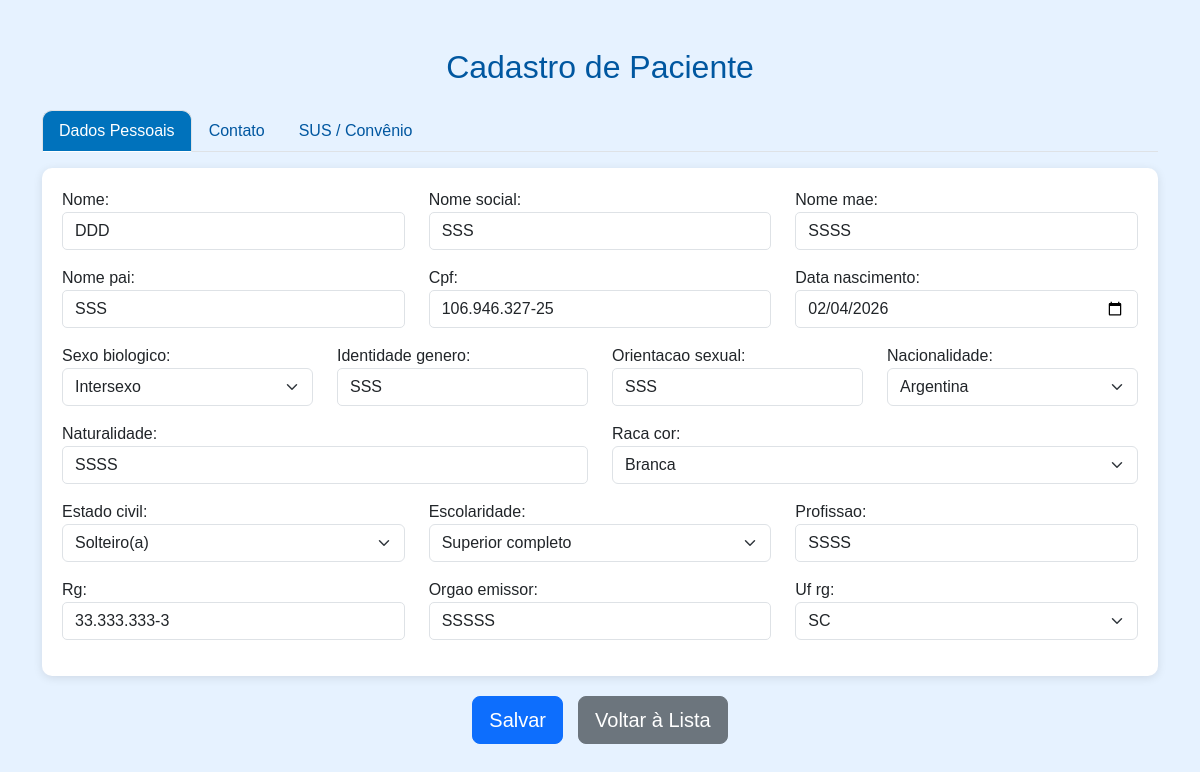
The page /pacientes/4/editar/ (signed in) on the database as committed earlier.
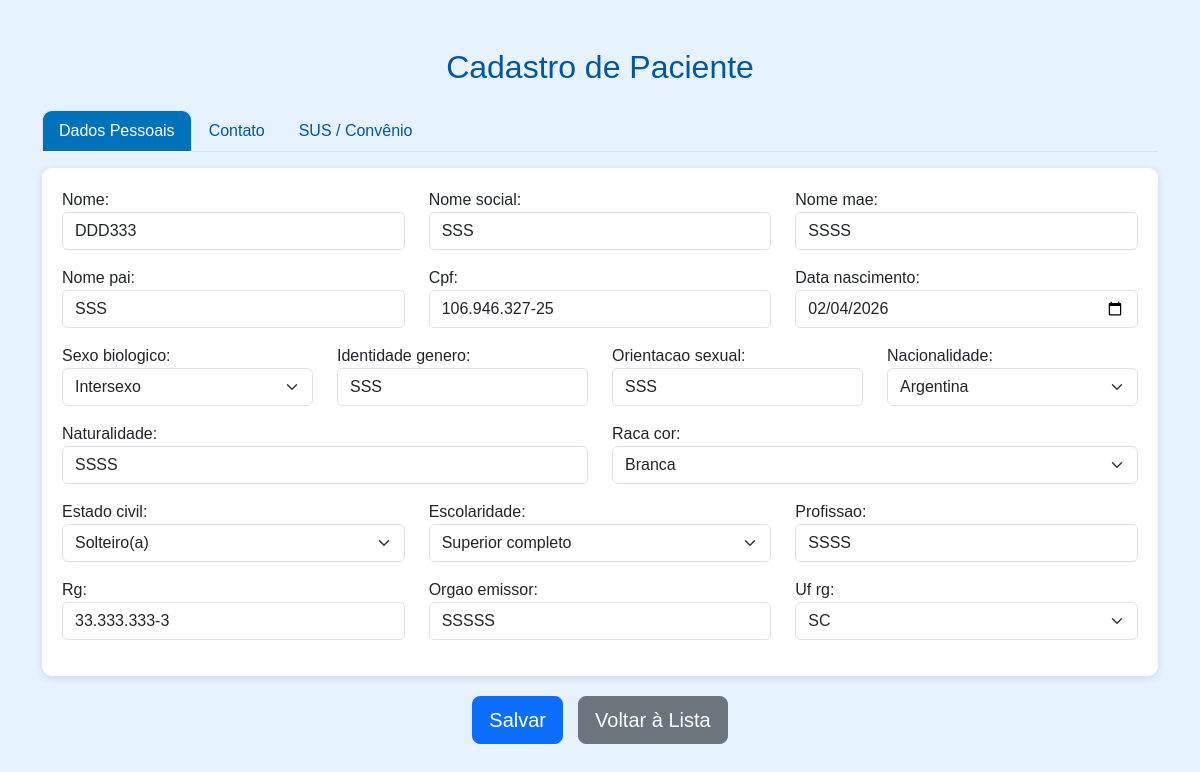
The same page on the database as committed later.
### pacientes/models.py (models this page shows, shortened)
class Paciente(models.Model):
    nome = models.CharField(max_length=100)
    nome_social = models.CharField(max_length=100, blank=True, null=True)
    nome_mae = models.CharField(max_length=100)
    nome_pai = models.CharField(max_length=100, blank=True, null=True)
    cpf = models.CharField(
        max_length=14,
        unique=True,
        validators=[
            RegexValidator(
                r'^\d{3}\.\d{3}\.\d{3}-\d{2}$',
                'CPF inválido! Use XXX.XXX.XXX-XX'
            )
        ]
    )
    data_nascimento = models.DateField()
    SEXO_BIOLOGICO_CHOICES = [
        ('M', 'Masculino'),
        ('F', 'Feminino'),
        ('I', 'Intersexo'),
    ]
    sexo_biologico = models.CharField(max_length=1, choices=SEXO_BIOLOGICO_CHOICES)
    identidade_genero = models.CharField(max_length=50)
    orientacao_sexual = models.CharField(max_length=50)
    NACIONALIDADE_CHOICES = [
        ('BRASILEIRA', 'Brasileira'),
        ('ARGENTINA', 'Argentina'),
        ('BOLIVIANA', 'Boliviana'),
        ('CHILENA', 'Chilena'),
        ('COLOMBIANA', 'Colombiana'),
        ('PARAGUAIA', 'Paraguaia'),
        ('PERUANA', 'Peruana'),
        ('URUGUAIA', 'Uruguaia'),
        ('VENEZUELANA', 'Venezuelana'),
        ('OUTRA', 'Outra'),
    ]
    nacionalidade = models.CharField(
        max_length=20,
        choices=NACIONALIDADE_CHOICES,
        default='BRASILEIRA'
    )
    naturalidade = models.CharField(max_length=100)
    RACA_COR_CHOICES = [
        ('BRANCA', 'Branca'),
        ('PRETA', 'Preta'),
        ('PARDA', 'Parda'),
        ('AMARELA', 'Amarela'),
        ('INDIGENA', 'Indígena'),
    ]
    raca_cor = models.CharField(max_length=10, choices=RACA_COR_CHOICES)
    ESTADO_CIVIL_CHOICES = [
        ('SOLTEIRO', 'Solteiro(a)'),
        ('CASADO', 'Casado(a)'),
        ('DIVORCIADO', 'Divorciado(a)'),
        ('VIUVO', 'Viúvo(a)'),
        ('UNIAO_ESTAVEL', 'União Estável'),
    ]
    estado_civil = models.CharField(max_length=20, choices=ESTADO_CIVIL_CHOICES)
    ESCOLARIDADE_CHOICES = [
        ('SEM_INSTRUCAO', 'Sem instrução'),
        ('FUNDAMENTAL_INCOMPLETO', 'Fundamental incompleto'),
        ('FUNDAMENTAL_COMPLETO', 'Fundamental completo'),
        ('MEDIO_INCOMPLETO', 'Médio incompleto'),
        ('MEDIO_COMPLETO', 'Médio completo'),
        ('SUPERIOR_INCOMPLETO', 'Superior incompleto'),
        ('SUPERIOR_COMPLETO', 'Superior completo'),
        ('POS_GRADUACAO', 'Pós-graduação'),
        ('MESTRADO', 'Mestrado'),
        ('DOUTORADO', 'Doutorado'),
    ]
    escolaridade = models.CharField(max_length=30, choices=ESCOLARIDADE_CHOICES)
    profissao = models.CharField(max_length=50)
    rg = models.CharField(max_length=20)
    orgao_emissor = models.CharField(max_length=10)
    UF_CHOICES = [
        ('AC','AC'), ('AL','AL'), ('AP','AP'), ('AM','AM'),
        ('BA','BA'), ('CE','CE'), ('DF','DF'), ('ES','ES'),
        ('GO','GO'), ('MA','MA'), ('MT','MT'), ('MS','MS'),
        ('MG','MG'), ('PA','PA'), ('PB','PB'), ('PR','PR'),
        ('PE','PE'), ('PI','PI'), ('RJ','RJ'), ('RN','RN'),
        ('RS','RS'), ('RO','RO'), ('RR','RR'), ('SC','SC'),
        ('SP','SP'), ('SE','SE'), ('TO','TO'),
    ]
    uf_rg = models.CharField(max_length=2, choices=UF_CHOICES)
    cep = models.CharField(
        max_length=9,
        validators=[
            RegexValidator(
                r'^\d{5}-\d{3}$',
                'CEP inválido! Use XXXXX-XXX'
            )
        ]
    )
    endereco = models.CharField(max_length=100)
    numero = models.CharField(max_length=10)
    complemento = models.CharField(max_length=50, blank=True, null=True)
    bairro = models.CharField(max_length=50)
    municipio = models.CharField(max_length=50)
    uf = models.CharField(max_length=2, choices=UF_CHOICES)
    ZONA_CHOICES = [
        ('URBANA', 'Urbana'),
        ('RURAL', 'Rural'),
    ]
    zona = models.CharField(max_length=6, choices=ZONA_CHOICES)
    telefone_fixo = models.CharField(
        max_length=15,
        blank=True,
        null=True,
        validators=[
            RegexValidator(
                r'^\(\d{2}\)\s\d{4}-\d{4}$',
                'Telefone inválido! Use (XX) XXXX-XXXX'
            )
        ]
    )
    celular = models.CharField(
        max_length=15,
        validators=[
            RegexValidator(
                r'^\(\d{2}\)\s\d{5}-\d{4}$',
                'Celular inválido! Use (XX) XXXXX-XXXX'
            )
        ]
    )
    whatsapp = models.BooleanField(default=False)
    email = models.EmailField(blank=True, null=True)
    cartao_sus = models.CharField(max_length=18, blank=True, null=True)
    criado_por = models.ForeignKey(
        User,
        on_delete=models.SET_NULL,
        null=True,
        blank=True,
        related_name='pacientes_criados'
    )
    data_criacao = models.DateTimeField(default=timezone.now, editable=False)
    data_atualizacao = models.DateTimeField(auto_now=True)

### pacientes/views.py (the view)
# urls.py: path('<int:pk>/editar/', views.paciente_update, name='paciente_update'),
@login_required
@user_passes_test(apenas_recepcao)
def paciente_update(request, pk):
    paciente = get_object_or_404(Paciente, pk=pk)
    form = PacienteForm(request.POST or None, instance=paciente)
    if form.is_valid():
        form.save()
        return redirect('paciente_list')
    return render(request, 'pacientes/paciente_form.html', {'form': form})

### pacientes/views.py (called while the page is built)
def apenas_recepcao(user):
    return user.is_authenticated and user.perfil == 'recepcao'

### pacientes/templates/pacientes/paciente_form.html (shortened to what the changed rows need)
<!DOCTYPE html>
<html lang="pt-br">
<head>
    <link rel="stylesheet" href="https://cdn.jsdelivr.net/npm/bootstrap@5.3.2/dist/css/bootstrap.min.css">
</head>
<body>
<div class="container mt-5 mb-5">
    <h2 class="text-center mb-4">Cadastro de Paciente</h2>
    <form method="POST" novalidate>
        <div class="tab-content mt-3">
            <div class="tab-pane fade show active" id="dados">
                <div class="card-tab">
                    <div class="row">
                        <div class="col-md-4 mb-3">{{ form.nome.label_tag }}{{ form.nome }}{% if form.nome.errors %}<div class="text-danger">{{ form.nome.errors }}</div>{% endif %}</div>
                        <div class="col-md-4 mb-3">{{ form.nome_social.label_tag }}{{ form.nome_social }}{% if form.nome_social.errors %}<div class="text-danger">{{ form.nome_social.errors }}</div>{% endif %}</div>
                        <div class="col-md-4 mb-3">{{ form.nome_mae.label_tag }}{{ form.nome_mae }}{% if form.nome_mae.errors %}<div class="text-danger">{{ form.nome_mae.errors }}</div>{% endif %}</div>
                        <div class="col-md-4 mb-3">{{ form.nome_pai.label_tag }}{{ form.nome_pai }}{% if form.nome_pai.errors %}<div class="text-danger">{{ form.nome_pai.errors }}</div>{% endif %}</div>
                        <div class="col-md-4 mb-3">{{ form.cpf.label_tag }}{{ form.cpf }}{% if form.cpf.errors %}<div class="text-danger">{{ form.cpf.errors }}</div>{% endif %}</div>
                        <div class="col-md-4 mb-3">{{ form.data_nascimento.label_tag }}{{ form.data_nascimento }}{% if form.data_nascimento.errors %}<div class="text-danger">{{ form.data_nascimento.errors }}</div>{% endif %}</div>
                        <div class="col-md-3 mb-3">{{ form.sexo_biologico.label_tag }}{{ form.sexo_biologico }}{% if form.sexo_biologico.errors %}<div class="text-danger">{{ form.sexo_biologico.errors }}</div>{% endif %}</div>
                        <div class="col-md-3 mb-3">{{ form.identidade_genero.label_tag }}{{ form.identidade_genero }}{% if form.identidade_genero.errors %}<div class="text-danger">{{ form.identidade_genero.errors }}</div>{% endif %}</div>
                        <div class="col-md-3 mb-3">{{ form.orientacao_sexual.label_tag }}{{ form.orientacao_sexual }}{% if form.orientacao_sexual.errors %}<div class="text-danger">{{ form.orientacao_sexual.errors }}</div>{% endif %}</div>
                        <div class="col-md-3 mb-3">{{ form.nacionalidade.label_tag }}{{ form.nacionalidade }}{% if form.nacionalidade.errors %}<div class="text-danger">{{ form.nacionalidade.errors }}</div>{% endif %}</div>
                        <div class="col-md-6 mb-3">{{ form.naturalidade.label_tag }}{{ form.naturalidade }}{% if form.naturalidade.errors %}<div class="text-danger">{{ form.naturalidade.errors }}</div>{% endif %}</div>
                        <div class="col-md-6 mb-3">{{ form.raca_cor.label_tag }}{{ form.raca_cor }}{% if form.raca_cor.errors %}<div class="text-danger">{{ form.raca_cor.errors }}</div>{% endif %}</div>
                        <div class="col-md-4 mb-3">{{ form.estado_civil.label_tag }}{{ form.estado_civil }}{% if form.estado_civil.errors %}<div class="text-danger">{{ form.estado_civil.errors }}</div>{% endif %}</div>
                        <div class="col-md-4 mb-3">{{ form.escolaridade.label_tag }}{{ form.escolaridade }}{% if form.escolaridade.errors %}<div class="text-danger">{{ form.escolaridade.errors }}</div>{% endif %}</div>
                        <div class="col-md-4 mb-3">{{ form.profissao.label_tag }}{{ form.profissao }}{% if form.profissao.errors %}<div class="text-danger">{{ form.profissao.errors }}</div>{% endif %}</div>
                        <div class="col-md-4 mb-3">{{ form.rg.label_tag }}{{ form.rg }}{% if form.rg.errors %}<div class="text-danger">{{ form.rg.errors }}</div>{% endif %}</div>
                        <div class="col-md-4 mb-3">{{ form.orgao_emissor.label_tag }}{{ form.orgao_emissor }}{% if form.orgao_emissor.errors %}<div class="text-danger">{{ form.orgao_emissor.errors }}</div>{% endif %}</div>
                        <div class="col-md-4 mb-3">{{ form.uf_rg.label_tag }}{{ form.uf_rg }}{% if form.uf_rg.errors %}<div class="text-danger">{{ form.uf_rg.errors }}</div>{% endif %}</div>
                    </div>
                </div>
            </div>
        </div>
    </form>
</div>
</body>
</html>

Rows that differ between the two databases and show on the page:
changed Paciente "SSS": nome "DDD" → "DDD333"
